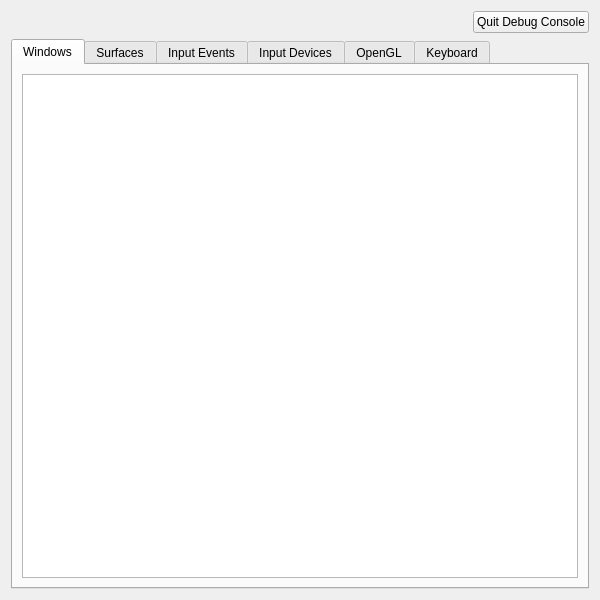
<?xml version="1.0" encoding="UTF-8"?>
<ui version="4.0">
 <class>debug_console</class>
 <widget class="QWidget" name="debug_console">
  <property name="geometry">
   <rect>
    <x>0</x>
    <y>0</y>
    <width>600</width>
    <height>600</height>
   </rect>
  </property>
  <layout class="QVBoxLayout" name="verticalLayout">
   <item>
    <layout class="QHBoxLayout" name="horizontalLayout">
     <item>
      <spacer name="horizontalSpacer">
       <property name="orientation">
        <enum>Qt::Horizontal</enum>
       </property>
       <property name="sizeHint" stdset="0">
        <size>
         <width>40</width>
         <height>20</height>
        </size>
       </property>
      </spacer>
     </item>
     <item>
      <widget class="QPushButton" name="quitButton">
       <property name="text">
        <string>Quit Debug Console</string>
       </property>
      </widget>
     </item>
    </layout>
   </item>
   <item>
    <widget class="QTabWidget" name="tabWidget">
     <property name="currentIndex">
      <number>0</number>
     </property>
     <widget class="QWidget" name="windows">
      <attribute name="title">
       <string>Windows</string>
      </attribute>
      <layout class="QVBoxLayout" name="verticalLayout_2">
       <item>
        <widget class="QTreeView" name="windowsView">
         <attribute name="headerDefaultSectionSize">
          <number>250</number>
         </attribute>
        </widget>
       </item>
      </layout>
     </widget>
     <widget class="QWidget" name="surfaces">
      <attribute name="title">
       <string>Surfaces</string>
      </attribute>
      <layout class="QVBoxLayout" name="verticalLayout_3">
       <item>
        <widget class="QTreeView" name="surfacesView"/>
       </item>
      </layout>
     </widget>
     <widget class="QWidget" name="input">
      <attribute name="title">
       <string>Input Events</string>
      </attribute>
      <layout class="QVBoxLayout" name="verticalLayout_4">
       <item>
        <widget class="QTextEdit" name="inputTextEdit">
         <property name="enabled">
          <bool>false</bool>
         </property>
         <property name="readOnly">
          <bool>true</bool>
         </property>
        </widget>
       </item>
      </layout>
     </widget>
     <widget class="QWidget" name="inputDevices">
      <attribute name="title">
       <string>Input Devices</string>
      </attribute>
      <layout class="QVBoxLayout" name="verticalLayout_5">
       <item>
        <widget class="QTreeView" name="inputDevicesView"/>
       </item>
      </layout>
     </widget>
     <widget class="QWidget" name="tab">
      <attribute name="title">
       <string>OpenGL</string>
      </attribute>
      <layout class="QVBoxLayout" name="verticalLayout_6">
       <item>
        <widget class="QLabel" name="noOpenGLLabel">
         <property name="text">
          <string>No OpenGL compositor running</string>
         </property>
        </widget>
       </item>
       <item>
        <widget class="QScrollArea" name="glInfoScrollArea">
         <property name="frameShadow">
          <enum>QFrame::Plain</enum>
         </property>
         <property name="lineWidth">
          <number>0</number>
         </property>
         <property name="widgetResizable">
          <bool>true</bool>
         </property>
         <widget class="QWidget" name="scrollAreaWidgetContents">
          <property name="geometry">
           <rect>
            <x>0</x>
            <y>0</y>
            <width>564</width>
            <height>471</height>
           </rect>
          </property>
          <layout class="QVBoxLayout" name="verticalLayout_7">
           <item>
            <widget class="QGroupBox" name="driverInfoBox">
             <property name="title">
              <string>OpenGL (ES) driver information</string>
             </property>
             <layout class="QFormLayout" name="formLayout">
              <item row="0" column="0">
               <widget class="QLabel" name="label">
                <property name="text">
                 <string>Vendor:</string>
                </property>
               </widget>
              </item>
              <item row="1" column="0">
               <widget class="QLabel" name="label_2">
                <property name="text">
                 <string>Renderer:</string>
                </property>
               </widget>
              </item>
              <item row="2" column="0">
               <widget class="QLabel" name="label_3">
                <property name="text">
                 <string>Version:</string>
                </property>
               </widget>
              </item>
              <item row="3" column="0">
               <widget class="QLabel" name="label_4">
                <property name="text">
                 <string>Shading Language Version:</string>
                </property>
               </widget>
              </item>
              <item row="4" column="0">
               <widget class="QLabel" name="label_5">
                <property name="text">
                 <string>Driver:</string>
                </property>
               </widget>
              </item>
              <item row="5" column="0">
               <widget class="QLabel" name="label_6">
                <property name="text">
                 <string>GPU class:</string>
                </property>
               </widget>
              </item>
              <item row="6" column="0">
               <widget class="QLabel" name="label_7">
                <property name="text">
                 <string>OpenGL Version:</string>
                </property>
               </widget>
              </item>
              <item row="7" column="0">
               <widget class="QLabel" name="label_8">
                <property name="text">
                 <string>GLSL Version:</string>
                </property>
               </widget>
              </item>
              <item row="0" column="1">
               <widget class="QLabel" name="glVendorStringLabel">
                <property name="text">
                 <string/>
                </property>
               </widget>
              </item>
              <item row="1" column="1">
               <widget class="QLabel" name="glRendererStringLabel">
                <property name="text">
                 <string/>
                </property>
               </widget>
              </item>
              <item row="2" column="1">
               <widget class="QLabel" name="glVersionStringLabel">
                <property name="text">
                 <string/>
                </property>
               </widget>
              </item>
              <item row="3" column="1">
               <widget class="QLabel" name="glslVersionStringLabel">
                <property name="text">
                 <string/>
                </property>
               </widget>
              </item>
              <item row="4" column="1">
               <widget class="QLabel" name="glDriverLabel">
                <property name="text">
                 <string/>
                </property>
               </widget>
              </item>
              <item row="5" column="1">
               <widget class="QLabel" name="glGPULabel">
                <property name="text">
                 <string/>
                </property>
               </widget>
              </item>
              <item row="6" column="1">
               <widget class="QLabel" name="glVersionLabel">
                <property name="text">
                 <string/>
                </property>
               </widget>
              </item>
              <item row="7" column="1">
               <widget class="QLabel" name="glslLabel">
                <property name="text">
                 <string/>
                </property>
               </widget>
              </item>
             </layout>
            </widget>
           </item>
           <item>
            <widget class="QGroupBox" name="platformExtensionsBox">
             <property name="title">
              <string>Platform Extensions</string>
             </property>
             <layout class="QVBoxLayout" name="verticalLayout_8">
              <item>
               <widget class="QLabel" name="platformExtensionsLabel">
                <property name="text">
                 <string/>
                </property>
               </widget>
              </item>
             </layout>
            </widget>
           </item>
           <item>
            <widget class="QGroupBox" name="glExtensionsBox">
             <property name="title">
              <string>OpenGL (ES) Extensions</string>
             </property>
             <layout class="QVBoxLayout" name="verticalLayout_10">
              <item>
               <widget class="QLabel" name="openGLExtensionsLabel">
                <property name="text">
                 <string/>
                </property>
               </widget>
              </item>
             </layout>
            </widget>
           </item>
          </layout>
         </widget>
        </widget>
       </item>
      </layout>
     </widget>
     <widget class="QWidget" name="keyboard">
      <attribute name="title">
       <string>Keyboard</string>
      </attribute>
      <layout class="QVBoxLayout" name="verticalLayout_11">
       <item>
        <widget class="QScrollArea" name="scrollArea">
         <property name="frameShadow">
          <enum>QFrame::Plain</enum>
         </property>
         <property name="lineWidth">
          <number>0</number>
         </property>
         <property name="widgetResizable">
          <bool>true</bool>
         </property>
         <widget class="QWidget" name="scrollAreaWidgetContents_2">
          <property name="geometry">
           <rect>
            <x>0</x>
            <y>0</y>
            <width>564</width>
            <height>495</height>
           </rect>
          </property>
          <layout class="QVBoxLayout" name="verticalLayout_13">
           <item>
            <widget class="QGroupBox" name="layoutBox">
             <property name="title">
              <string>Keymap Layouts</string>
             </property>
             <layout class="QVBoxLayout" name="verticalLayout_12">
              <item>
               <widget class="QLabel" name="layoutsLabel">
                <property name="text">
                 <string/>
                </property>
               </widget>
              </item>
              <item>
               <widget class="Line" name="line">
                <property name="orientation">
                 <enum>Qt::Horizontal</enum>
                </property>
               </widget>
              </item>
              <item>
               <layout class="QHBoxLayout" name="horizontalLayout_2">
                <item>
                 <widget class="QLabel" name="label_9">
                  <property name="text">
                   <string>Current Layout:</string>
                  </property>
                 </widget>
                </item>
                <item>
                 <widget class="QLabel" name="currentLayoutLabel">
                  <property name="text">
                   <string/>
                  </property>
                 </widget>
                </item>
               </layout>
              </item>
             </layout>
            </widget>
           </item>
           <item>
            <widget class="QGroupBox" name="modifiersBox">
             <property name="title">
              <string>Modifiers</string>
             </property>
             <layout class="QHBoxLayout" name="horizontalLayout_3">
              <item>
               <widget class="QLabel" name="modifiersLabel">
                <property name="text">
                 <string/>
                </property>
               </widget>
              </item>
             </layout>
            </widget>
           </item>
           <item>
            <widget class="QGroupBox" name="activeModifiersBox">
             <property name="title">
              <string>Active Modifiers</string>
             </property>
             <layout class="QVBoxLayout" name="verticalLayout_16">
              <item>
               <widget class="QLabel" name="activeModifiersLabel">
                <property name="text">
                 <string/>
                </property>
               </widget>
              </item>
             </layout>
            </widget>
           </item>
           <item>
            <widget class="QGroupBox" name="ledsBox">
             <property name="title">
              <string>LEDs</string>
             </property>
             <layout class="QVBoxLayout" name="verticalLayout_14">
              <item>
               <widget class="QLabel" name="ledsLabel">
                <property name="text">
                 <string/>
                </property>
               </widget>
              </item>
             </layout>
            </widget>
           </item>
           <item>
            <widget class="QGroupBox" name="activeLedsBox">
             <property name="title">
              <string>Active LEDs</string>
             </property>
             <layout class="QVBoxLayout" name="verticalLayout_15">
              <item>
               <widget class="QLabel" name="activeLedsLabel">
                <property name="text">
                 <string/>
                </property>
               </widget>
              </item>
             </layout>
            </widget>
           </item>
          </layout>
         </widget>
        </widget>
       </item>
      </layout>
     </widget>
    </widget>
   </item>
  </layout>
 </widget>
 <tabstops>
  <tabstop>quitButton</tabstop>
 </tabstops>
 <resources/>
 <connections/>
</ui>
